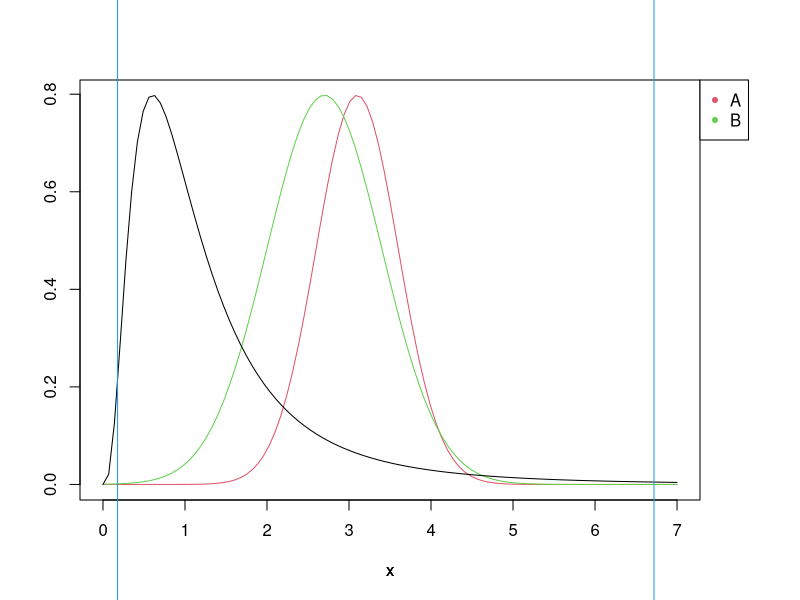

Recreate this plot in R.
## ---- chunk 1
mat = matrix(c(10, 3.1, 0.5), ncol=3)
mat = rbind(mat, c(8, 2.7, 0.7))
rownames(mat) = c("A", "B")
colnames(mat) = c("freedom", "mean", "stddev")

varA = mat["A", "stddev"] ^ 2
varB = mat["B", "stddev"] ^ 2
dfA = mat["A", "freedom"]-1
dfB = mat["B", "freedom"]-1
crtc = 0.02
conf = 1 - crtc
F1 = qf(crtc/2, dfA, dfB)
F99 = qf(1-crtc/2, dfA, dfB)

seekInterval = function(s1, s2, f){
  return(s1/s2*1/f)
}
## ---- chunk 2
i2 = seekInterval(varA, varB, F1)
i1 = seekInterval(varA, varB, F99)
## ---- chunk 3
par(mar=c(5,4,4,5))
curve(dnorm(x, mat["A", "mean"], mat["A", "stddev"]), xlim=c(0, 7), col=2, ylab="")
par(new=T)
curve(
  dnorm(x, mat["B", "mean"], mat["B", "stddev"]),
  xlim=c(0, 7), col=3, axes=F, ylab=""
)
par(xpd=T)
legend(par()$usr[2], par()$usr[4], legend=rownames(mat), pch=20, col=2:3)
par(new=T)
curve(
  df(x, dfA, dfB),
  xlim=c(0, 7), axes=F, ylab=""
)
abline(v=F1, col=4)
abline(v=F99, col=4)
